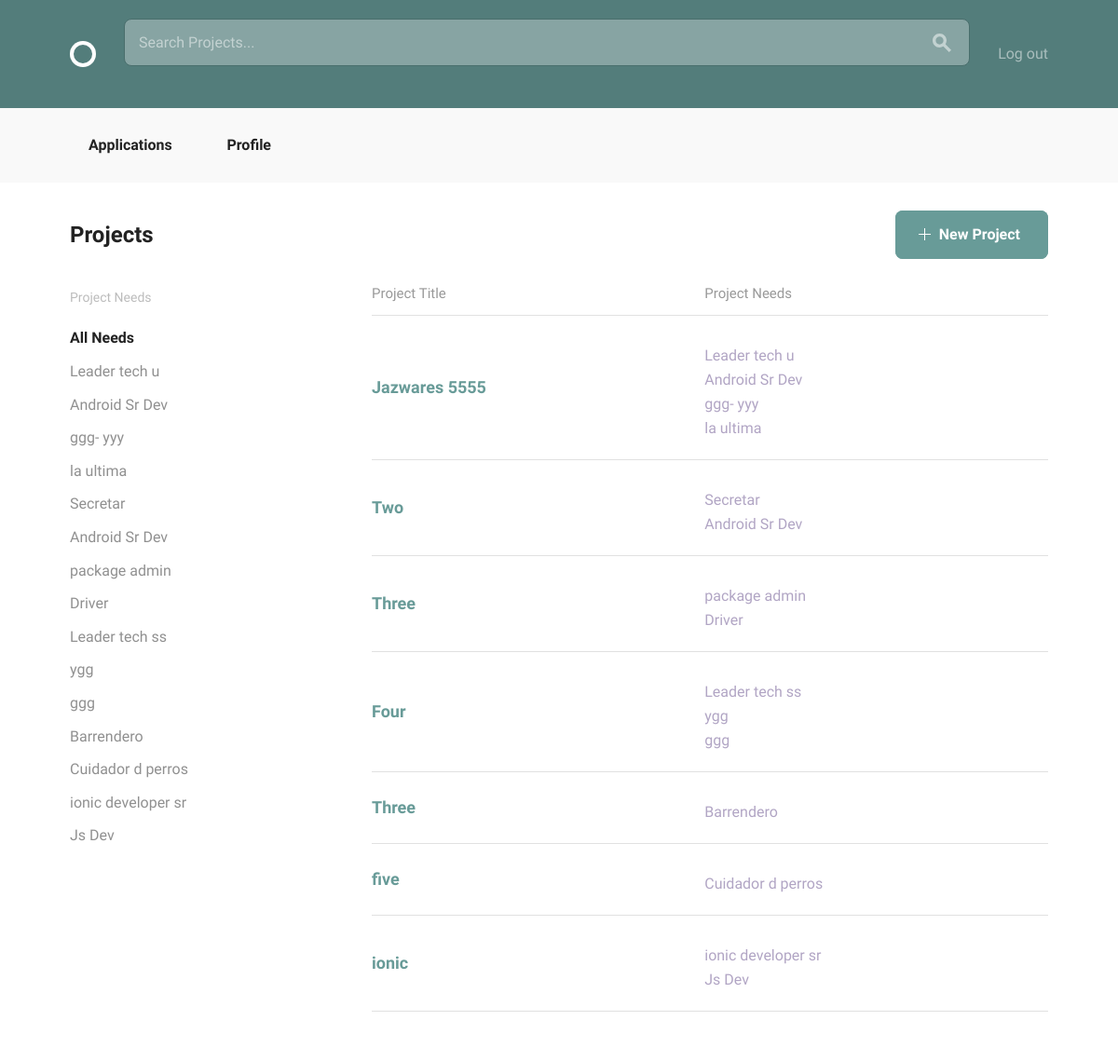
The page /projects/all (signed in) on the database its author committed.
### projects/models.py (models this page shows, shortened)
class Position(models.Model):
    position_title = models.CharField(max_length=40)
    skill = models.ForeignKey(Skill, related_name='positions')
    description = models.TextField(default='')
    project = models.ForeignKey(Project, related_name='positions')
    filled = models.BooleanField(default=False)

class Project(models.Model):
    owner = models.ForeignKey(settings.AUTH_USER_MODEL,
                              related_name="projects")
    title = models.CharField(max_length=140)
    description = models.TextField()
    concluded = models.BooleanField(default=False)
    time_line_description = models.TextField(default='')
    applicant_req = models.TextField(default='')

### projects/views.py (the view)
class AllProjects(LoginRequiredMixin, PrefetchRelatedMixin, generic.ListView):
    model = models.Project
    prefetch_related = ["positions"]
    def get_queryset(self):
        if not self.request.GET.get('q'):
            return models.Project.objects.all()
        else:
            return models.Project.objects.filter(
                title__icontains=self.request.GET.get('q')
            )

### projects/templates/projects/project_list.html
{% extends "layout.html" %}
{% block body_content %}
    <div class="bounds circle--page">
        <div class="circle--page--header circle--fluid">
            <div class="circle--fluid--cell circle--fluid--primary">
                <h2>Projects</h2>
            </div>
            <div class="circle--fluid--cell circle--fluid--secondary">
                <a class="button button-primary icon-on-left" href="{% url 'projects:create_project' %}">
                    <svg version="1.1" xmlns="http://www.w3.org/2000/svg" xmlns:xlink="http://www.w3.org/1999/xlink" x="0px" y="0px" viewBox="0 0 13 13" style="enable-background:new 0 0 13 13;" xml:space="preserve" class="add">
            <polygon points="7,6 7,0 6,0 6,6 0,6 0,7 6,7 6,13 7,13 7,7 13,7 13,6 "/>
          </svg>
                    New Project
                </a>
            </div>
        </div>
        <div class="grid-25">
            <div class="circle--filter circle--secondary--module">
                <h4>Project Needs</h4>
                <ul class="circle--filter--list">
                    <li><a class="selected">All Needs</a></li>
                    {% for project in project_list %}
                        {% for position in project.positions.all %}
                            <li class="secondary-label">
                                <a href="{% url 'projects:detail_project' pk=project.pk %}">
                                    {{ position.position_title }}
                                </a>
                            </li>
                        {% endfor %}
                    {% endfor %}
                </ul>
            </div>
        </div>
        <div class="grid-70 grid-push-5">
            <table class="u-full-width circle--table">
                <thead>
                <tr>
                    <th>Project Title</th>
                    <th class="circle--cell--right">Project Needs</th>
                </tr>
                </thead>
                <tbody>
                {% for project in project_list %}
                    <tr class="clickable-row" data-href="{% url 'projects:detail_project' pk=project.pk %}">
                        <td>
                            <h3>{{ project.title }}</h3>
                        </td>
                        <td class="circle--cell--right">
                            {% for position in project.positions.all %}
                                <p class="secondary-label">{{ position.position_title }}</p>
                            {% endfor %}
                        </td>
                    </tr>
                {% endfor %}
                </tbody>
            </table>
        </div>
    </div>
{% endblock %}

### rows shown on the page
Project: title "Jazwares 5555"
Position: position_title "Leader tech u"
Position: position_title "Android Sr Dev"
Position: position_title "ggg- yyy"
Position: position_title "la ultima"
Project: title "Two"
Position: position_title "Secretar"
Position: position_title "Android Sr Dev"
Project: title "Three"
Position: position_title "package admin"
Position: position_title "Driver"
Project: title "Four"
Position: position_title "Leader tech ss"
Position: position_title "ygg"
Position: position_title "ggg"
Project: title "Three"
Position: position_title "Barrendero"
Project: title "five"
Position: position_title "Cuidador d perros"
Project: title "ionic"
Position: position_title "ionic developer sr"
Position: position_title "Js Dev"
